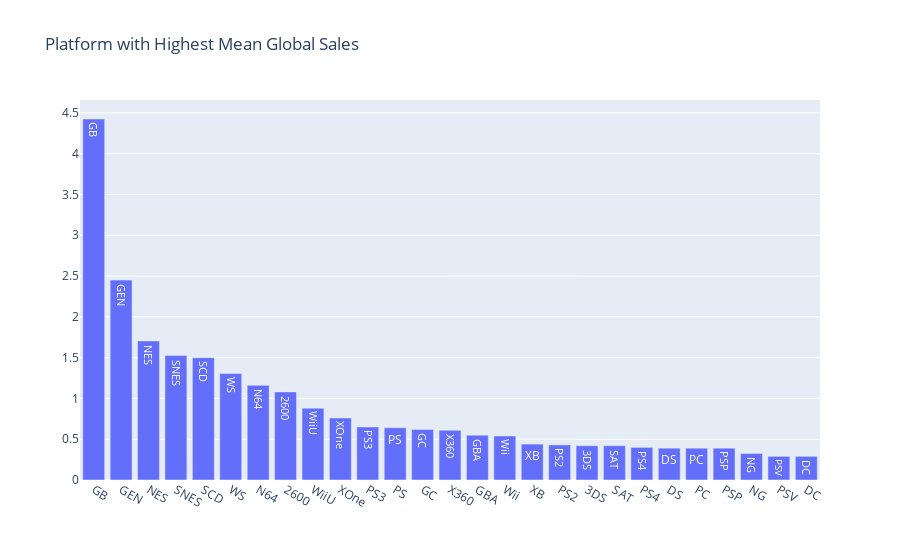

The cell this chart's notebook holds for it:
### Code cell
bar_dropped_data_duplicates = dropped_name.groupby('Platform')['Global_Sales'].median().sort_values(ascending=False).reset_index()

data = [Bar(x = bar_dropped_data_duplicates['Platform'], y = bar_dropped_data_duplicates['Global_Sales'], text = bar_dropped_data_duplicates['Platform'])]
layout = Layout(title = "Platform with Highest Mean Global Sales")

fig = Figure(data = data, layout = layout)

plotly.offline.iplot(fig,show_link = False)

### Figure 1 — Plotly figure (JSON) as saved in the notebook; plotly's stock layout.template omitted (floating-point values rounded to 4 significant figures)
{"data": [{"text": ["GB", "GEN", "NES", "SNES", "SCD", "WS", "N64", "2600", "WiiU", "XOne", "PS3", "PS", "GC", "X360", "GBA", "Wii", "XB", "PS2", "3DS", "SAT", "PS4", "DS", "PC", "PSP", "NG", "PSV", "DC"], "type": "bar", "x": ["GB", "GEN", "NES", "SNES", "SCD", "WS", "N64", "2600", "WiiU", "XOne", "PS3", "PS", "GC", "X360", "GBA", "Wii", "XB", "PS2", "3DS", "SAT", "PS4", "DS", "PC", "PSP", "NG", "PSV", "DC"], "y": [4.425, 2.45, 1.705, 1.525, 1.5, 1.305, 1.16, 1.08, 0.88, 0.76, 0.65, 0.64, 0.62, 0.61, 0.55, 0.54, 0.44, 0.43, 0.42, 0.42, 0.4, 0.39, 0.39, 0.39, 0.325, 0.29, 0.29]}], "layout": {"title": {"text": "Platform with Highest Mean Global Sales"}}}
